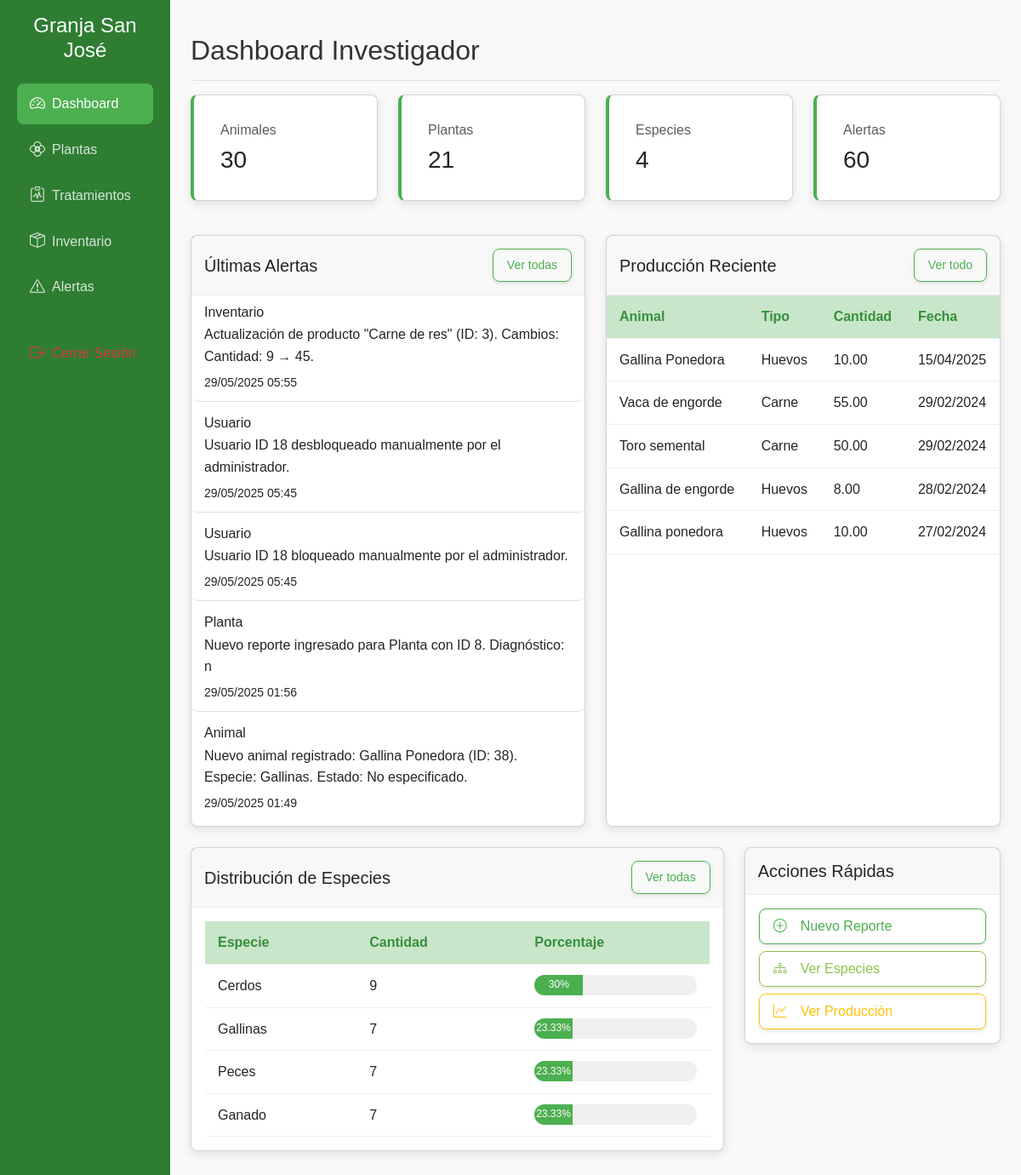
The page /investigador.php on the database its author committed.
### tables this page shows
CREATE TABLE `alertas` (
  `id_alerta` int(11) NOT NULL,
  `categoria` varchar(20) NOT NULL,
  `mensaje` text NOT NULL,
  `fecha` timestamp NOT NULL DEFAULT current_timestamp(),
  `leido` tinyint(1) DEFAULT 0,
  `prioridad` enum('baja','media','alta','critica') DEFAULT 'media'
);

CREATE TABLE `produccion` (
  `id_produccion` int(11) NOT NULL,
  `id_animal` int(11) DEFAULT NULL,
  `tipo_produccion` enum('Leche','Huevos','Carne','Otro') NOT NULL,
  `cantidad` decimal(10,2) NOT NULL,
  `fecha_recoleccion` date NOT NULL
);

CREATE TABLE `animales` (
  `id_animal` int(11) NOT NULL,
  `id_especie` int(11) NOT NULL,
  `nombre_cientifico` varchar(100) NOT NULL,
  `nombre_comun` varchar(100) DEFAULT NULL,
  `edad` int(11) DEFAULT NULL,
  `ubicacion` varchar(255) DEFAULT NULL,
  `estado` enum('Sano','Enfermo','Recuperación') DEFAULT 'Sano',
  `descripcion` text DEFAULT NULL,
  `fecha_registro` timestamp NOT NULL DEFAULT current_timestamp()
);

### investigador.php (the view, shortened to what this page needs)
<?php
$conexion = new Conexion();
$db = $conexion->getConexion();
$animales_result = $db->query("SELECT COUNT(*) as total FROM animales");
$animales = $animales_result ? $animales_result->fetch_assoc()['total'] : 0;
$plantas_result = $db->query("SELECT COUNT(*) as total FROM plantas");
$plantas = $plantas_result ? $plantas_result->fetch_assoc()['total'] : 0;
$especies_result = $db->query("SELECT COUNT(*) as total FROM especies");
$especies = $especies_result ? $especies_result->fetch_assoc()['total'] : 0;
$alertas_result = $db->query("SELECT COUNT(*) as total FROM alertas");
$alertas = $alertas_result ? $alertas_result->fetch_assoc()['total'] : 0;
$ultimas_alertas_result = $db->query("SELECT * FROM alertas ORDER BY fecha DESC LIMIT 5");
$ultimas_alertas = $ultimas_alertas_result ? $ultimas_alertas_result->fetch_all(MYSQLI_ASSOC) : [];
$produccion_reciente_result = $db->query("SELECT p.*, a.nombre_comun
                                          FROM produccion p
                                          JOIN animales a ON p.id_animal = a.id_animal
                                          ORDER BY fecha_recoleccion DESC LIMIT 5");
$produccion_reciente = $produccion_reciente_result ? $produccion_reciente_result->fetch_all(MYSQLI_ASSOC) : [];
$especies_populares_result = $db->query("SELECT e.nombre_especie, COUNT(a.id_animal) as cantidad
                                         FROM especies e
                                         LEFT JOIN animales a ON e.id_especie = a.id_especie
                                         GROUP BY e.id_especie
                                         ORDER BY cantidad DESC LIMIT 5");
$especies_populares = $especies_populares_result ? $especies_populares_result->fetch_all(MYSQLI_ASSOC) : [];
?>
<!DOCTYPE html>
<html lang="es">
<head>
    <link href="https://cdn.jsdelivr.net/npm/bootstrap@5.3.0/dist/css/bootstrap.min.css" rel="stylesheet">
    <link rel="stylesheet" href="https://cdn.jsdelivr.net/npm/bootstrap-icons@1.10.0/font/bootstrap-icons.css">
</head>
<body>
    <div class="container-fluid">
        <div class="row">
    <?php
             switch ($_SESSION['tipo_usuario']) {
                default:
                    include 'includes/sidebar.php';
                    break;
            }
            ?>
            <main class="col-md-9 ms-sm-auto col-lg-10 px-md-4 py-4">
                <div class="d-flex justify-content-between flex-wrap flex-md-nowrap align-items-center pt-3 pb-2 mb-3 border-bottom">
                    <h1 class="h2">Dashboard Investigador</h1>
                </div>
                <div class="row mb-4">
                    <div class="col-md-3 mb-3">
                        <div class="card stat-card h-100">
                            <div class="card-body">
                                <h6 class="text-muted mb-2">Animales</h6>
                                <h3 class="mb-0"><?php echo $animales; ?></h3>
                            </div>
                        </div>
                    </div>
                    <div class="col-md-3 mb-3">
                        <div class="card stat-card h-100">
                            <div class="card-body">
                                <h6 class="text-muted mb-2">Plantas</h6>
                                <h3 class="mb-0"><?php echo $plantas; ?></h3>
                            </div>
                        </div>
                    </div>
                    <div class="col-md-3 mb-3">
                        <div class="card stat-card h-100">
                            <div class="card-body">
                                <h6 class="text-muted mb-2">Especies</h6>
                                <h3 class="mb-0"><?php echo $especies; ?></h3>
                            </div>
                        </div>
                    </div>
                    <div class="col-md-3 mb-3">
                        <div class="card stat-card h-100">
                            <div class="card-body">
                                <h6 class="text-muted mb-2">Alertas</h6>
                                <h3 class="mb-0"><?php echo $alertas; ?></h3>
                            </div>
                        </div>
                    </div>
                </div>
                <div class="row">
                    <div class="col-md-6 mb-4">
                        <div class="card h-100">
                            <div class="card-header d-flex justify-content-between align-items-center">
                                <h5 class="mb-0">Últimas Alertas</h5>
                                <a href="alertas.php" class="btn btn-sm btn-outline-primary">Ver todas</a>
                            </div>
                            <div class="card-body p-0">
                                <div class="list-group list-group-flush">
                                    <?php foreach ($ultimas_alertas as $alerta): ?>
                                        <div class="list-group-item alert-item <?php echo ($alerta['categoria'] == 'salud') ? 'critical' : ''; ?>">
                                            <h6 class="mb-1"><?php echo ucfirst($alerta['categoria']); ?></h6>
                                            <p class="mb-1"><?php echo htmlspecialchars($alerta['mensaje'], ENT_QUOTES, 'UTF-8'); ?></p>
                                            <small><?php echo date('d/m/Y H:i', strtotime($alerta['fecha'])); ?></small>
                                        </div>
                                    <?php endforeach; ?>
                                </div>
                            </div>
                        </div>
                    </div>
                    <div class="col-md-6 mb-4">
                        <div class="card h-100">
                            <div class="card-header d-flex justify-content-between align-items-center">
                                <h5 class="mb-0">Producción Reciente</h5>
                                <a href="produccion.php" class="btn btn-sm btn-outline-primary">Ver todo</a>
                            </div>
                            <div class="card-body p-0">
                                <div class="table-responsive">
                                    <table class="table table-hover mb-0">
                                        <thead>
                                            <tr>
                                                <th>Animal</th>
                                                <th>Tipo</th>
                                                <th>Cantidad</th>
                                                <th>Fecha</th>
                                            </tr>
                                        </thead>
                                        <tbody>
                                            <?php foreach ($produccion_reciente as $prod): ?>
                                                <tr>
                                                    <td><?php echo htmlspecialchars($prod['nombre_comun'], ENT_QUOTES, 'UTF-8'); ?></td>
                                                    <td><?php echo htmlspecialchars($prod['tipo_produccion'], ENT_QUOTES, 'UTF-8'); ?></td>
                                                    <td><?php echo $prod['cantidad']; ?></td>
                                                    <td><?php echo date('d/m/Y', strtotime($prod['fecha_recoleccion'])); ?></td>
                                                </tr>
                                            <?php endforeach; ?>
                                        </tbody>
                                    </table>
                                </div>
                            </div>
                        </div>
                    </div>
                </div>
                <div class="row">
                    <div class="col-md-8 mb-4">
                        <div class="card">
                            <div class="card-header d-flex justify-content-between align-items-center">
                                <h5 class="mb-0">Distribución de Especies</h5>
                                <a href="especies.php" class="btn btn-sm btn-outline-primary">Ver todas</a>
                            </div>
                            <div class="card-body">
                                <div class="table-responsive">
                                    <table class="table table-hover mb-0">
                                        <thead>
                                            <tr>
                                                <th>Especie</th>
                                                <th>Cantidad</th>
                                                <th>Porcentaje</th>
                                            </tr>
                                        </thead>
                                        <tbody>
                                            <?php foreach ($especies_populares as $especie):
                                                $porcentaje = $animales > 0 ? round(($especie['cantidad'] / $animales) * 100, 2) : 0;
                                            ?>
                                                <tr>
                                                    <td><?php echo htmlspecialchars($especie['nombre_especie'], ENT_QUOTES, 'UTF-8'); ?></td>
                                                    <td><?php echo $especie['cantidad']; ?></td>
                                                    <td>
                                                        <div class="progress">
                                                            <div class="progress-bar" role="progressbar"
                                                                 style="width: <?php echo $porcentaje; ?>%"
                                                                 aria-valuenow="<?php echo $porcentaje; ?>"
                                                                 aria-valuemin="0" aria-valuemax="100">
                                                                <?php echo $porcentaje; ?>%
                                                            </div>
                                                        </div>
                                                    </td>
                                                </tr>
                                            <?php endforeach; ?>
                                        </tbody>
                                    </table>
                                </div>
                            </div>
                        </div>
                    </div>
                    <div class="col-md-4 mb-4">
                        <div class="card">
                            <div class="card-header">
                                <h5 class="mb-0">Acciones Rápidas</h5>
                            </div>
                            <div class="card-body">
                                <div class="d-grid gap-2">
                                    <a href="reportes.php?action=add" class="btn btn-outline-primary">
                                        <i class="bi bi-plus-circle me-2"></i>Nuevo Reporte
                                    </a>
                                    <a href="especies.php" class="btn btn-outline-success">
                                        <i class="bi bi-diagram-3 me-2"></i>Ver Especies
                                    </a>
                                    <a href="produccion.php" class="btn btn-outline-info">
                                        <i class="bi bi-graph-up me-2"></i>Ver Producción
                                    </a>
                                </div>
                            </div>
                        </div>
                    </div>
                </div>
            </main>
        </div>
    </div>
</body>
</html>

### investigador.php (style rules this page uses)
:root { --primary-color: #4CAF50; --primary-dark: #388E3C; --primary-light: #C8E6C9; --secondary-color: #8BC34A; --accent-color: #FFC107; --text-dark: #333; --text-light: #f5f5f5; --bg-light: #f9f9f9; --bg-dark: #2E7D32; --border-radius: 8px; --box-shadow: 0 4px 12px rgba(0, 0, 0, 0.1); --transition: all 0.3s ease; }
body { font-family: 'Poppins', sans-serif; background-color: var(--bg-light); color: var(--text-dark); line-height: 1.6; }
main { background-color: var(--bg-light); padding: 20px; }
.stat-card { background-color: white; border-radius: var(--border-radius); box-shadow: var(--box-shadow); padding: 15px; transition: var(--transition); border-left: 4px solid var(--primary-color); }
.alert-item { border-left: 3px solid var(--primary-color); padding: 10px 15px; margin-bottom: 5px; background-color: white; border-radius: var(--border-radius); }
.btn { display: inline-flex; align-items: center; gap: 8px; padding: 8px 16px; background-color: var(--primary-color); color: white; border: none; border-radius: var(--border-radius); cursor: pointer; text-decoration: none; font-weight: 500; transition: var(--transition); box-shadow: 0 2px 5px rgba(0,0,0,0.1); }
.btn-outline-primary { background-color: transparent; border: 1px solid var(--primary-color); color: var(--primary-color); }
.btn-outline-success { background-color: transparent; border: 1px solid var(--secondary-color); color: var(--secondary-color); }
.btn-outline-info { background-color: transparent; border: 1px solid var(--accent-color); color: var(--accent-color); }
.card { background-color: white; border-radius: var(--border-radius); box-shadow: var(--box-shadow); transition: var(--transition); }
.card-header { display: flex; justify-content: space-between; align-items: center; padding: 15px; border-bottom: 1px solid #eee; }
.table { width: 100%; border-collapse: collapse; }
.table th, .table td { padding: 12px 15px; text-align: left; border-bottom: 1px solid #eee; }
.table th { background-color: var(--primary-light); color: var(--primary-dark); font-weight: 600; }
.progress { height: 24px; border-radius: 12px; background-color: #f0f0f0; overflow: hidden; }
.progress-bar { background-color: var(--primary-color); height: 100%; display: flex; align-items: center; justify-content: center; color: white; font-size: 12px; font-weight: 500; }
.d-grid.gap-2 { display: grid; gap: 10px; }

### rows shown on the page
alertas: categoria "Inventario", mensaje "Actualización de producto \"Carne de res\" (ID: 3). Cambios: Cantidad: 9 → 45.", fecha "29/05/2025 05:55"
alertas: categoria "Usuario", mensaje "Usuario ID 18 desbloqueado manualmente por el administrador.", fecha "29/05/2025 05:45"
alertas: categoria "Usuario", mensaje "Usuario ID 18 bloqueado manualmente por el administrador.", fecha "29/05/2025 05:45"
alertas: categoria "Planta", mensaje "Nuevo reporte ingresado para Planta con ID 8. Diagnóstico: n", fecha "29/05/2025 01:56"
alertas: categoria "Animal", mensaje "Nuevo animal registrado: Gallina Ponedora (ID: 38). Especie: Gallinas. Estado: No especificado.", fecha "29/05/2025 01:49"
produccion: id_animal.nombre_comun "Gallina Ponedora", tipo_produccion "Huevos", cantidad "10.00", fecha_recoleccion "15/04/2025"
produccion: id_animal.nombre_comun "Vaca de engorde", tipo_produccion "Carne", cantidad "55.00", fecha_recoleccion "29/02/2024"
produccion: id_animal.nombre_comun "Toro semental", tipo_produccion "Carne", cantidad "50.00", fecha_recoleccion "29/02/2024"
produccion: id_animal.nombre_comun "Gallina de engorde", tipo_produccion "Huevos", cantidad "8.00", fecha_recoleccion "28/02/2024"
produccion: id_animal.nombre_comun "Gallina ponedora", tipo_produccion "Huevos", cantidad "10.00", fecha_recoleccion "27/02/2024"

### other values the page prints
$animales "30"
$plantas "21"
$especies "4"
$alertas "60"
$especie['nombre_especie'] "Cerdos"
$especie['cantidad'] "9"
$porcentaje "30"
$especie['nombre_especie'] "Gallinas"
$especie['cantidad'] "7"
$porcentaje "23.33"
$especie['nombre_especie'] "Peces"
$especie['nombre_especie'] "Ganado"
